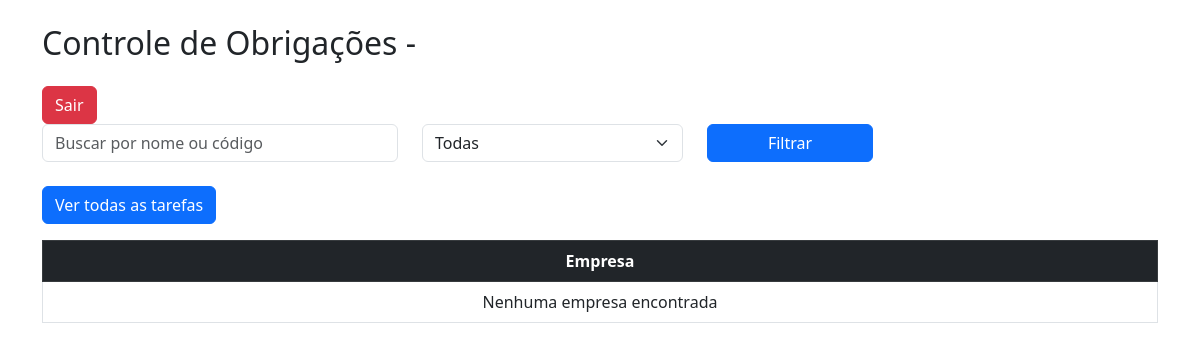
Page / (signed in) on the earlier database version.
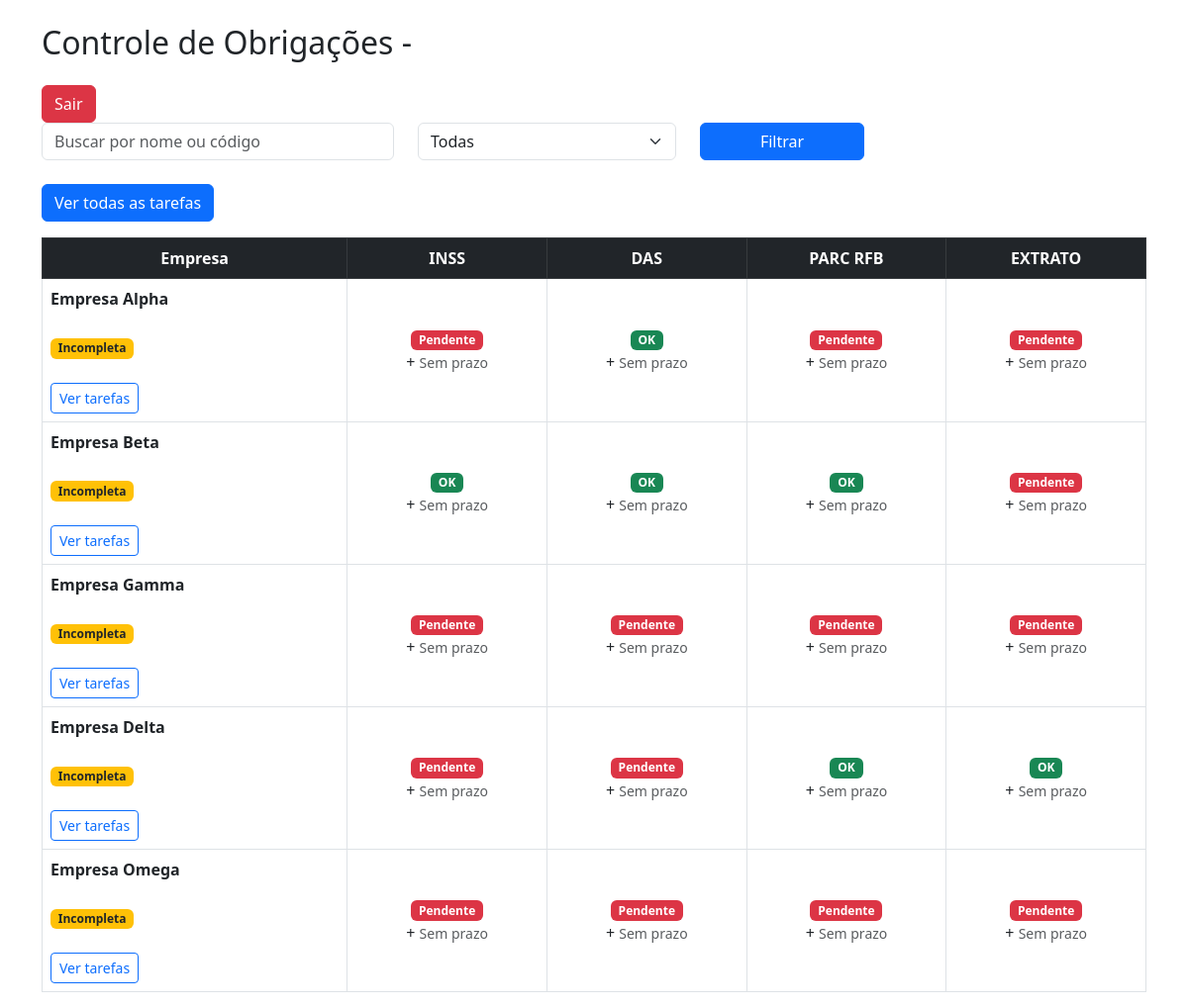
Same page on the later database version.
### core/models.py (models this page shows, shortened)
class Obrigacao(models.Model):
    nome = models.CharField(max_length=100)

class Empresa(models.Model):
    TIPO_CHOICES = [
        ('SN_COM_FOLHA', 'Simples Nacional com Folha'),
        ('SN_SEM_FOLHA', 'Simples Nacional sem Folha'),
        ('MEI', 'MEI'),
        ('LUCRO_PRESUMIDO', 'Lucro Presumido'),
    ]
    nome = models.CharField(max_length=255)
    codigo = models.CharField(max_length=20, unique=True, db_index=True)
    tipo = models.CharField(max_length=20, choices=TIPO_CHOICES)

class Tarefa(models.Model):
    STATUS_CHOICE = [
        ('PENDENTE', 'Pendente'),
        ('OK', 'ok'),
    ]
    empresa = models.ForeignKey(Empresa, on_delete=models.CASCADE)
    competencia = models.ForeignKey(Competencia, on_delete=models.CASCADE)
    obrigacao = models.ForeignKey(Obrigacao, on_delete=models.CASCADE)
    status = models.CharField(max_length=10, choices=STATUS_CHOICE, default='PENDENTE')
    prazo = models.DateField(null=True, blank=True)

### core/views.py (the view)
# urls.py: path('', dashboard, name='dashboard'),
@login_required
def dashboard(request):
    competencia = Competencia.objects.order_by('-ano', '-mes').first()
    empresas = Empresa.objects.all()
    obrigacoes = Obrigacao.objects.all()
    tarefas = Tarefa.objects.filter(competencia=competencia)
    busca = request.GET.get('busca')
    status = request.GET.get('status')
    if busca:
        empresas = empresas.filter(nome__icontains=busca) | empresas.filter(codigo__icontains=busca)
    tabela = []
    for empresa in empresas:
        completa = empresa_completa(empresa, competencia)
        if status == 'completa' and not completa:
            continue
        if status == 'incompleta' and completa:
            continue
        linha = {
            "empresa": empresa,
            "completa": completa,
            "tarefas": []
        }
        for obrigacao in obrigacoes:
            tarefa = tarefas.filter(
                empresa=empresa,
                obrigacao=obrigacao
            ).first()
            linha["tarefas"].append(tarefa)
        tabela.append(linha)
    return render(request, 'core/dashboard.html', {
        'tabela': tabela,
        'obrigacoes': obrigacoes,
        'competencias': competencia
    })

### core/utils.py (called while the page is built)
def empresa_completa(empresa, competencia):
    tarefas = Tarefa.objects.filter(empresa=empresa, competencia=competencia)
    return tarefas.exists() and not tarefas.filter(status='PENDENTE').exists()

### core/templates/core/dashboard.html (shortened to what this page needs)
<!DOCTYPE html>
<html>
<head>
    <link href="https://cdn.jsdelivr.net/npm/bootstrap@5.3.0/dist/css/bootstrap.min.css" rel="stylesheet">
</head>
<body>
<div class="container mt-4">
    <h2 class="mb-4">Controle de Obrigações - {{ competencia }}</h2>
    <form method="post" action="{% url 'logout' %}">
        <button class="btn btn-danger">Sair</button>
    </form>
    <form method="get" class="mb-4">
        <div class="row">
            <div class="col-md-4">
                <input type="text" name="busca" class="form-control"
                       placeholder="Buscar por nome ou código"
                       value="{{ request.GET.busca }}">
            </div>
            <div class="col-md-3">
                <select name="status" class="form-select">
                    <option value="">Todas</option>
                </select>
            </div>
            <div class="col-md-2">
                <button type="submit" class="btn btn-primary w-100">
                    Filtrar
                </button>
            </div>
        </div>
    </form>
    <div class="mb-3">
        <a href="{% url 'todas_tarefas' %}" class="btn btn-primary">
            Ver todas as tarefas
        </a>
    </div>
    <table class="table table-bordered table-hover text-center align-middle">
        <thead class="table-dark">
            <tr>
                <th>Empresa</th>
                {% for obrigacao in obrigacoes %}
                    <th>{{ obrigacao.nome }}</th>
                {% endfor %}
            </tr>
        </thead>
        <tbody>
            {% for linha in tabela %}
                <tr>
                    <td class="text-start">
                        <strong>{{ linha.empresa.nome }}</strong><br>
                        <small>{{ linha.empresa.codigo }}</small><br>
                        {% if linha.completa %}
                            <span class="badge bg-success">Completa</span>
                        {% else %}
                            <span class="badge bg-warning text-dark">Incompleta</span>
                        {% endif %}
                        <br><br>
                        <a href="{% url 'tarefas' linha.empresa.id %}"
                           class="btn btn-sm btn-outline-primary">
                            Ver tarefas
                        </a>
                    </td>
                    {% for tarefa in linha.tarefas %}
                        <td>
                            {% if tarefa %}
                                {% if tarefa.status == 'OK' %}
                                    <span class="badge bg-success">OK</span>
                                {% else %}
                                    <span class="badge bg-danger">Pendente</span>
                                {% endif %}
                                <br>
+
                                {% if tarefa.prazo %}
                                    <small class="text-muted">
                                        {{ tarefa.prazo|date:"d/m/Y" }}
                                    </small>
                                {% else %}
                                    <small class="text-muted">Sem prazo</small>
                                {% endif %}
                            {% else %}
                                -
                            {% endif %}
                        </td>
                    {% endfor %}
                </tr>
            {% empty %}
                <tr>
                    <td colspan="100%">Nenhuma empresa encontrada</td>
                </tr>
            {% endfor %}
        </tbody>
    </table>
</div>
</body>
</html>

Differences in the rows shown:
added Obrigacao: nome "INSS"
added Obrigacao: nome "DAS"
added Obrigacao: nome "PARC RFB"
added Obrigacao: nome "EXTRATO"
added Empresa: empresa.nome "Empresa Alpha"
added Tarefa: status "Pendente", shows "Sem prazo", shown under "Empresa Alpha"
added Tarefa: status "OK", shows "Sem prazo", shown under "Empresa Alpha"
added Tarefa: status "Pendente", shows "Sem prazo", shown under "Empresa Alpha"
added Tarefa: status "Pendente", shows "Sem prazo", shown under "Empresa Alpha"
added Empresa: empresa.nome "Empresa Beta"
added Tarefa: status "OK", shows "Sem prazo", shown under "Empresa Beta"
added Tarefa: status "OK", shows "Sem prazo", shown under "Empresa Beta"
added Tarefa: status "OK", shows "Sem prazo", shown under "Empresa Beta"
added Tarefa: status "Pendente", shows "Sem prazo", shown under "Empresa Beta"
added Empresa: empresa.nome "Empresa Gamma"
added Tarefa: status "Pendente", shows "Sem prazo", shown under "Empresa Gamma"
added Tarefa: status "Pendente", shows "Sem prazo", shown under "Empresa Gamma"
added Tarefa: status "Pendente", shows "Sem prazo", shown under "Empresa Gamma"
added Tarefa: status "Pendente", shows "Sem prazo", shown under "Empresa Gamma"
added Empresa: empresa.nome "Empresa Delta"
added Tarefa: status "Pendente", shows "Sem prazo", shown under "Empresa Delta"
added Tarefa: status "Pendente", shows "Sem prazo", shown under "Empresa Delta"
added Tarefa: status "OK", shows "Sem prazo", shown under "Empresa Delta"
added Tarefa: status "OK", shows "Sem prazo", shown under "Empresa Delta"
added Empresa: empresa.nome "Empresa Omega"
added Tarefa: status "Pendente", shows "Sem prazo", shown under "Empresa Omega"
added Tarefa: status "Pendente", shows "Sem prazo", shown under "Empresa Omega"
added Tarefa: status "Pendente", shows "Sem prazo", shown under "Empresa Omega"
added Tarefa: status "Pendente", shows "Sem prazo", shown under "Empresa Omega"
Other differences:
text no longer shown: "Nenhuma empresa encontrada"
